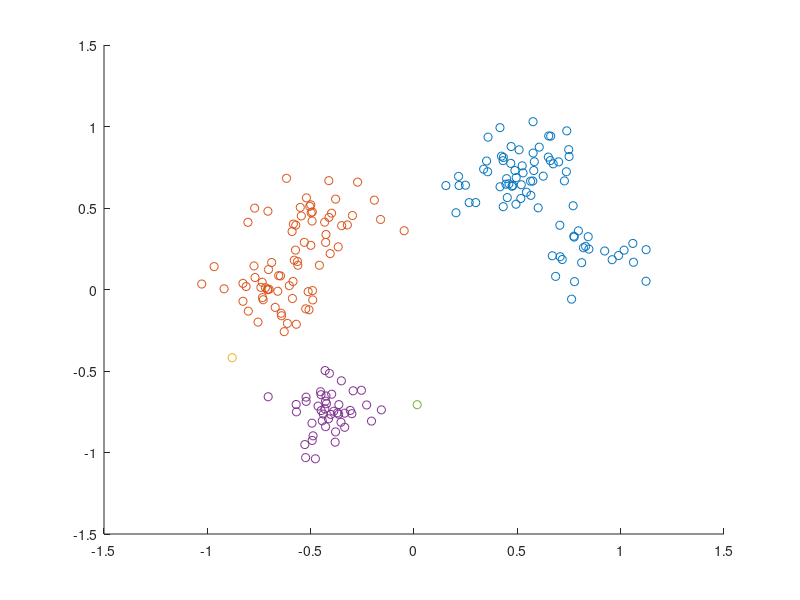

The MATLAB script that drew this image:
clear all; close all;
load('points.mat');

%%% good job! 6/6 FH

%Allocate and intialize
C = cell([200,1]);
n = length(pts);

single_link = true; %false for complete linkage
   
%create single element clusters for the start
%we represent the points with their indeces
for i = 1:n
    C{i} = i;
end
%calculate complete distance matrix once
distances = pdist2(pts,pts);
distances(distances==0)=Inf;

%now merge clusters 195 times -> 5 clusters left
for i= n:-1:6
    %get smallest distance
    [~,ind] = min(distances(:));
    [xentr,yentr] = ind2sub([n,n],ind);
    %merge the corresponding index-clusters
    C{min(xentr,yentr)} = [C{xentr},C{yentr}];
    C{max(xentr,yentr)} = [];

    %%% patching the distance-matrix up for the next step
    mergeInto = min(xentr,yentr); %merge them into the lower index
    mergeFrom = max(xentr,yentr); %and from the higher index
                                  %we don't move the n-th row into the
                                  %higher index because that's just
                                  %cosmetics
    
    %single link takes the smaller number, complete linkage the bigger number
    %because we only ever merge 2 clusters who already fulfill the
    %respective property this property is not lost in this step.
    if single_link
        distances(mergeInto,:) = min([distances(xentr,:);distances(yentr,:)]);
        distances(:,mergeInto) = min([distances(xentr,:);distances(yentr,:)]);
    else
        distances(mergeInto,:) = max([distances(xentr,:);distances(yentr,:)]);
        distances(:,mergeInto) = max([distances(xentr,:);distances(yentr,:)]);
    end
    %by doing this the min funtion returns the correct value in the next
    %iteration
    distances(mergeInto,mergeInto) = Inf;
    distances(xentr,yentr) = Inf;
    distances(yentr,xentr) = Inf;       
    distances(mergeFrom,:) = Inf([200,1]);
    distances(:,mergeFrom) = Inf([200,1]);
end


%plotting
figure();
hold on;
for i = 1:n
    if ~(isempty(C{i}))
        plot(pts(C{i},1),pts(C{i},2),'o')
    end
end

